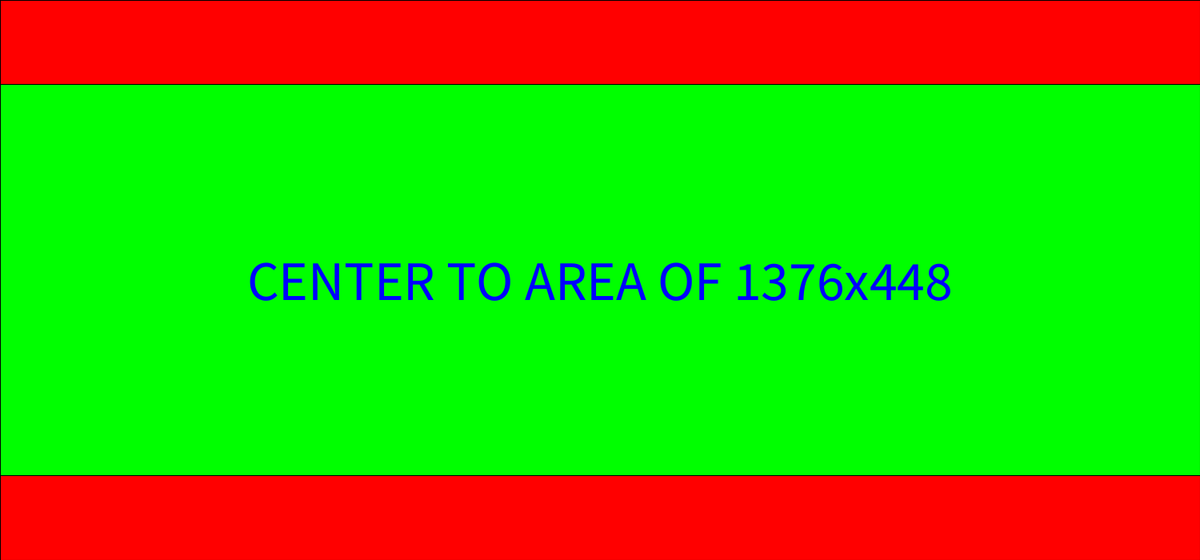
Frame 1 (no input)
Frame 60 (the mouse pressed at the canvas centre just before this capture): identical to frame 1, image omitted
Frame 120 (the mouse held since frame 60 and released just before this capture): identical to frame 1, image omitted

The Processing sketch that drew this single still picture (run headless with seeded random() and noise(); from frame 60 on, the mouse is pressed at the canvas centre):

// Processing sketch: FittedContextClass_Processing
// ── FittedContextClass_Processing.pde



FittedContext context;

void setup() {
  
   // SET ANY SCREEN SIZE, EVEN FULLSCREEN
  size(1500,700);
  //fullScreen();
  // AND THE CONTEXT OF 1376x448 PIXELS WILL FIT (SCALE AND TRANSLATE KEEPING RATIO) TO IT
   context = new FittedContext(this,1376,448);
  
  
}

void draw() {
  
  // ENTER THE FITTED CONTEXT
  context.enter();
  
  // FILL THE WHOLE WINDOW
  fill(255,0,0);
  rect(context.windowLeft, context.windowTop, context.windowWidth, context.windowHeight);
  
  // FILL ONLY THE FITTED AREA
  fill(0,255,0);
  rect(0, 0, context.width, context.height);
  
  // DRAW ON THE AREA WITH A FIXED RESOLUTION OF 1375 BY 448
  fill(0,0,255);
  textAlign(CENTER,CENTER);
  textSize(64);
  text("CENTER TO AREA OF 1376x448", 1375*0.5, 448*0.5); 
  
 
  // EXIT THE FITTED CONTEXT
  context.exit();
  
}
// ── FittedContext.pde
class FittedContext {
  
  float width, height;
  float scale;
  private float scaleX,scaleY;
  private float left,top;
  float windowLeft,windowTop;
  float windowBottom,windowRight;
  float windowWidth, windowHeight;
  float mouseX, mouseY;
  PApplet parent;
  //float width,height;
  
  
  FittedContext(PApplet parent, float originalWidth, float originalHeight) {
    this.parent = parent;
    this.width = originalWidth;
    this.height = originalHeight;
    calculate();
  }
  
   private void calculate() {
     scaleX = parent.width/this.width;
     scaleY = parent.height/this.height;
     scale = min(scaleX, scaleY);
     left = 0;
     top = 0;
     windowLeft = -((parent.width/scale)-this.width)*0.5;;
     windowTop = -((parent.height/scale)-this.height)*0.5;
     windowWidth = parent.width / scale;
     windowHeight= parent.height / scale;
     windowBottom = windowHeight + windowTop;
     windowRight = windowWidth + windowLeft ;
     
     
  }
  
  
  void enter() {
    pushMatrix();
    calculate();
    scale(scale);
    translate(-windowLeft,-windowTop);
    this.mouseX = parent.mouseX / scale + windowLeft;
    this.mouseY = parent.mouseY / scale + windowTop;
  }
  
  
  void exit() {
    popMatrix();
  }
  
  
 
}
